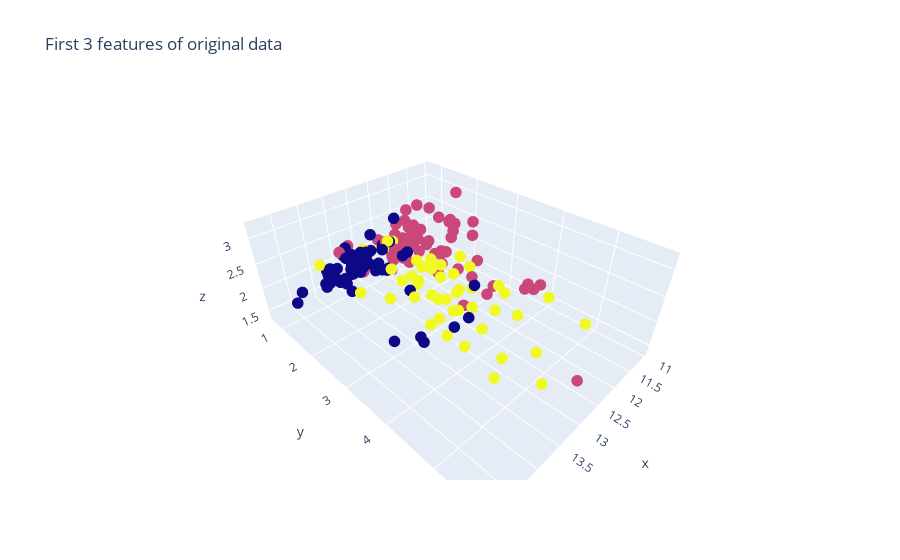

The code cell stored with this chart in its notebook:
### Code cell
# visualize the first 3 features
data = go.Scatter3d(
    x=X[:, 0],
    y=X[:, 1],
    z=X[:, 2],
    mode='markers',
    marker=dict(size=4, color=y)
)
layout = go.Layout(title='First 3 features of original data')
fig = go.Figure(data=data, layout=layout)
fig.show()

### Figure 1 — Plotly figure (JSON) as saved in the notebook; plotly's stock layout.template omitted (floating-point values rounded to 4 significant figures; data arrays with more than 128 entries replaced by an {"elided": "..."} marker saying what was removed)
{"data": [{"marker": {"color": {"elided": "178 int values"}, "size": 4}, "mode": "markers", "type": "scatter3d", "x": {"elided": "178 float values"}, "y": {"elided": "178 float values"}, "z": {"elided": "178 float values"}}], "layout": {"title": {"text": "First 3 features of original data"}}}
